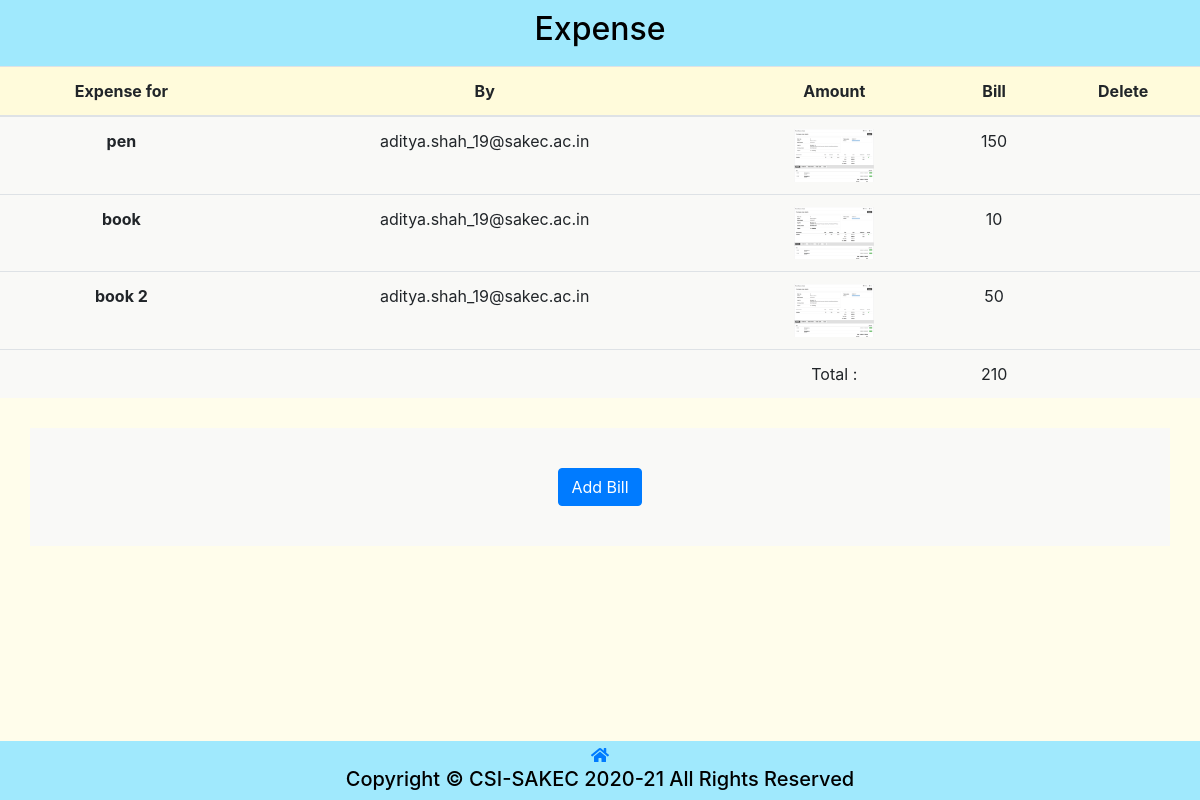
Page /Eventmanagement/expense.php?e_id=40 (signed in) on the earlier database version.
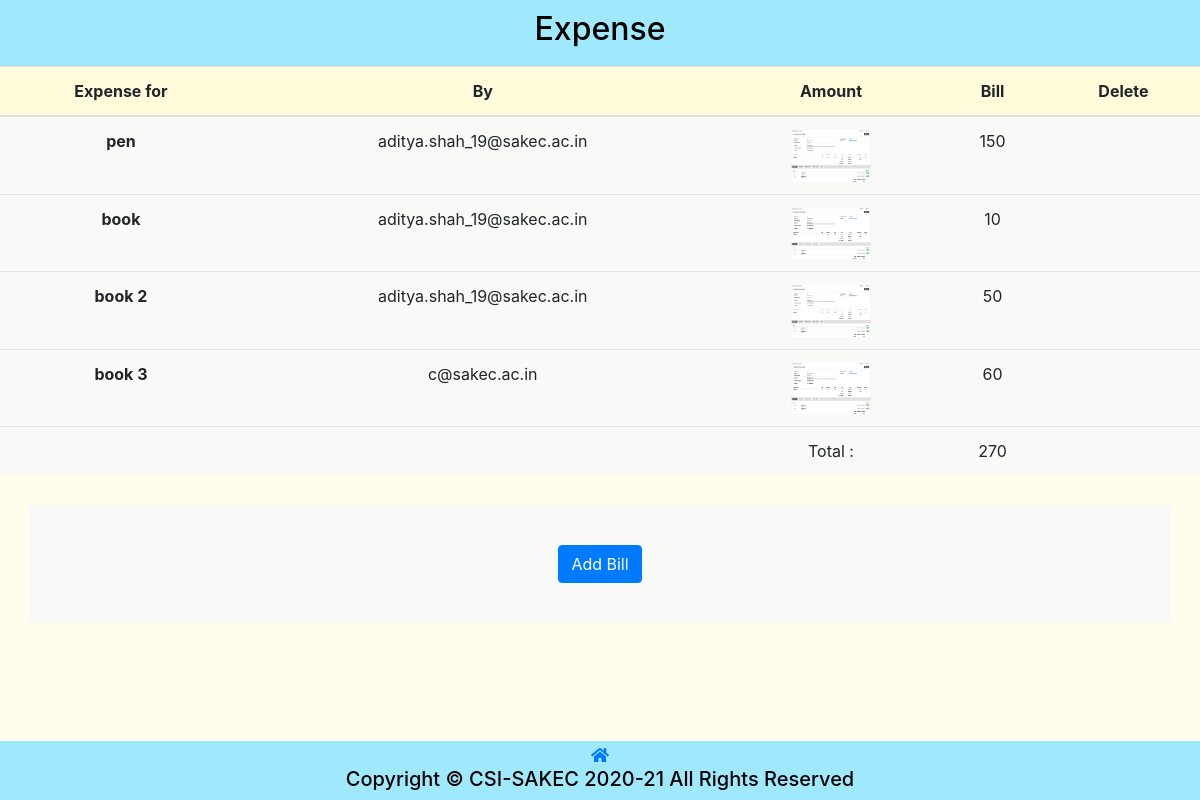
Same page on the later database version.
### tables this page shows
CREATE TABLE `csi_expense` (
  `id` int(11) NOT NULL,
  `event_id` int(11) NOT NULL,
  `spent_on` varchar(256) NOT NULL,
  `by` varchar(256) NOT NULL,
  `bill_photo` text NOT NULL,
  `bill_amount` int(11) NOT NULL
);

### config.php (called while the page is built, shortened)
<?php
    $conn = mysqli_connect(DB_SERVER, DB_USERNAME, DB_PASSWORD, DB_NAME);
    function execute($sql){
        global $conn;
        return mysqli_query($conn, $sql);
    }
?>

### Eventmanagement/expense.php (the view, shortened to what this page needs)
<!DOCTYPE html>
<html lang="en" xmlns="http://www.w3.org/1999/xhtml">
<head>
    <link rel="stylesheet" href="css/admin.css?v=<?php echo time(); ?>">
    <link rel="stylesheet" href="../plugins/bootstrap-4.6.0-dist/css/bootstrap.min.css">
    <link rel="stylesheet" href="../css/membership.css?v=<?php echo time(); ?>">
    <?php
        require_once "../config.php";
    ?>
</head>
<body>
    <header>
        <h2 style="text-align: center;">Expense</h2>
    </header>
    <table class="table">
        <thead class="black white-text">
            <tr>
                <th scope="col">Expense for</th>
                <th>By</th>
                <th>Amount</th>
                <th>Bill</th>
                <th>Delete</th>
            </tr>
        </thead>
        <tbody>
            <div class="table-content" style="font-size: large;">
                <?php
                    if(isset($_GET['e_id'])){
                        $event_id= $_GET['e_id'];
                    }else if(isset($_POST['event_id'])){
                        $event_id = $_POST['event_id'];
                    }
                    $sum=0;
                    $sql = "SELECT `id`,`spent_on`, `by` , `bill_photo`, `bill_amount` FROM `csi_expense` WHERE `event_id` = $event_id";
                    $query = execute($sql);
                    if (mysqli_num_rows($query) > 0) {
                        while ($row = mysqli_fetch_assoc($query)) {
                ?>
                        <tr>
                            <th scope="row"><?php echo $row['spent_on']; ?></th>
                            <td><?php echo $row['by']; ?></td>
                            <td>
                                <a target="_blank" href="<?php echo "Bill/".$row['bill_photo']; ?>">
                                    <img src="<?php echo "Bill/".trim($row['bill_photo']); ?>" alt="Forest" style="width:80px">
                                </a>
                            </td>
                            <td><?php $sum+=$row['bill_amount'];echo $row['bill_amount']; ?></td>
                            <td>
                            </td>
                        </tr>
                    <?php
                        }
                        ?>
                    <th scope="row"> </th>
                    <td></td>
                    <td>Total : </td>
                    <td><?php echo $sum ?></td>
                    <td/>
                <?php
                    } else {
                        echo "No Record Found";
                    }
                ?>
            </div>
        </tbody>
    </table>
    <div class="spacer" style="height:30px;"></div>
    <div class="container text-center">
    <form action="addbill.php" method="get">
        <button type="submit" class="btn btn-primary" >Add Bill</button>
    </form>
    </div>
    <div class="spacer" style="height:100px;"></div>
    <div class="footer">
        <div class="spacer" style="height:2px;"></div>
        <a href="index.php"><i class="fas fa-home"></i></a>
        <h5>Copyright &copy; CSI-SAKEC 2020-21 All Rights Reserved</h5>
    </div>
</body>
</html>

### css/admin.css (style rules this page uses)
* { margin: 0; padding: 0; scroll-behavior: smooth; }
body { margin: 0; font-family: -apple-system,BlinkMacSystemFont,"Segoe UI",Roboto,"Helvetica Neue",Arial,"Noto Sans",sans-serif,"Apple Color Emoji","Segoe UI Emoji","Segoe UI Symbol","Noto Color Emoji"; font-size: 1rem; font-weight: 400; line-height: 1.5; color: #212529; text-align: center; background-color: #fff; }
.btn { font-size: 12px; line-height: 1.2; }
.footer { text-align: center; background-color: #569eeca6; left: 0; bottom: 0; width: 100%; position: fixed; }

### css/membership.css (style rules this page uses)
body { text-align: center; background-color: #fffdeb; font-family: -apple-system,BlinkMacSystemFont,"Segoe UI",Roboto,"Helvetica Neue",Arial,"Noto Sans",sans-serif,"Apple Color Emoji","Segoe UI Emoji","Segoe UI Symbol","Noto Color Emoji"; margin: 0; color: white; padding: 0; color: black; }
header { color: black; background-color: #a0e9fd; padding: 10px; }
.container { text-align: start; background: #f9f9f7; padding: 40px; }
.footer { text-align: center; background-color: #a0e9fd; left: 0; bottom: 0; width: 100%; z-index: 1; }
.table thead th { vertical-align: bottom; border-bottom: 2px solid #dee2e6; background: #fffbdb; }
.table { width: 100%; margin-bottom: 0rem; color: #212529; background: #f9f9f7; }
@media only screen and (min-width: 600px) { .footer { position: fixed; } }

Differences in the rows shown:
added csi_expense: spent_on "book 3", by "c@sakec.ac.in", bill_photo (picture), bill_amount "60"
Other differences:
$sum: "210" → "270"
